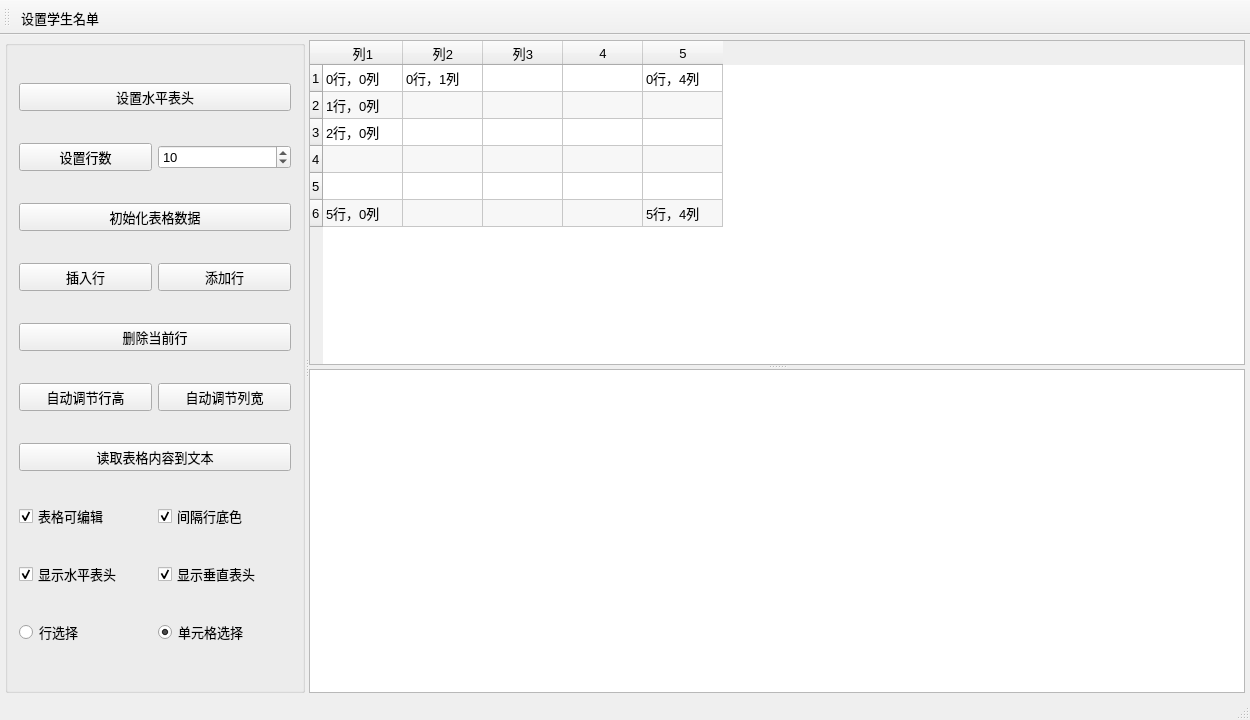
<?xml version="1.0" encoding="UTF-8"?>
<ui version="4.0">
 <class>MainWindow</class>
 <widget class="QMainWindow" name="MainWindow">
  <property name="geometry">
   <rect>
    <x>0</x>
    <y>0</y>
    <width>1250</width>
    <height>720</height>
   </rect>
  </property>
  <property name="font">
   <font>
    <pointsize>10</pointsize>
   </font>
  </property>
  <property name="windowTitle">
   <string>QTableWidget的使用</string>
  </property>
  <widget class="QWidget" name="centralWidget">
   <layout class="QVBoxLayout" name="verticalLayout">
    <property name="leftMargin">
     <number>5</number>
    </property>
    <property name="topMargin">
     <number>5</number>
    </property>
    <property name="rightMargin">
     <number>5</number>
    </property>
    <property name="bottomMargin">
     <number>5</number>
    </property>
    <item>
     <widget class="QSplitter" name="splitterMain">
      <property name="orientation">
       <enum>Qt::Orientation::Horizontal</enum>
      </property>
      <widget class="QGroupBox" name="groupBox">
       <property name="maximumSize">
        <size>
         <width>300</width>
         <height>16777215</height>
        </size>
       </property>
       <property name="title">
        <string/>
       </property>
       <layout class="QGridLayout" name="gridLayout">
        <item row="4" column="0" colspan="2">
         <widget class="QPushButton" name="btnDelCurRow">
          <property name="text">
           <string>删除当前行</string>
          </property>
         </widget>
        </item>
        <item row="3" column="0">
         <widget class="QPushButton" name="btnInsertRow">
          <property name="text">
           <string>插入行</string>
          </property>
         </widget>
        </item>
        <item row="3" column="1">
         <widget class="QPushButton" name="btnAppendRow">
          <property name="text">
           <string>添加行</string>
          </property>
         </widget>
        </item>
        <item row="8" column="0">
         <widget class="QCheckBox" name="chkBoxHeaderH">
          <property name="text">
           <string>显示水平表头</string>
          </property>
          <property name="checked">
           <bool>true</bool>
          </property>
         </widget>
        </item>
        <item row="7" column="0">
         <widget class="QCheckBox" name="chkBoxTabEditable">
          <property name="text">
           <string>表格可编辑</string>
          </property>
          <property name="checked">
           <bool>true</bool>
          </property>
         </widget>
        </item>
        <item row="6" column="0" colspan="2">
         <widget class="QPushButton" name="btnReadToEdit">
          <property name="minimumSize">
           <size>
            <width>0</width>
            <height>25</height>
           </size>
          </property>
          <property name="text">
           <string>读取表格内容到文本</string>
          </property>
         </widget>
        </item>
        <item row="7" column="1">
         <widget class="QCheckBox" name="chkBoxRowColor">
          <property name="text">
           <string>间隔行底色</string>
          </property>
          <property name="checked">
           <bool>true</bool>
          </property>
         </widget>
        </item>
        <item row="9" column="1">
         <widget class="QRadioButton" name="rBtnSelectItem">
          <property name="text">
           <string>单元格选择</string>
          </property>
          <property name="checked">
           <bool>true</bool>
          </property>
         </widget>
        </item>
        <item row="8" column="1">
         <widget class="QCheckBox" name="chkBoxHeaderV">
          <property name="text">
           <string>显示垂直表头</string>
          </property>
          <property name="checked">
           <bool>true</bool>
          </property>
         </widget>
        </item>
        <item row="9" column="0">
         <widget class="QRadioButton" name="rBtnSelectRow">
          <property name="text">
           <string>行选择</string>
          </property>
          <property name="checked">
           <bool>false</bool>
          </property>
         </widget>
        </item>
        <item row="2" column="0" colspan="2">
         <widget class="QPushButton" name="btnIniData">
          <property name="minimumSize">
           <size>
            <width>0</width>
            <height>25</height>
           </size>
          </property>
          <property name="text">
           <string>初始化表格数据</string>
          </property>
         </widget>
        </item>
        <item row="1" column="1">
         <widget class="QSpinBox" name="spinRowCount">
          <property name="minimum">
           <number>2</number>
          </property>
          <property name="value">
           <number>10</number>
          </property>
         </widget>
        </item>
        <item row="0" column="0" colspan="2">
         <widget class="QPushButton" name="btnSetHeader">
          <property name="minimumSize">
           <size>
            <width>0</width>
            <height>25</height>
           </size>
          </property>
          <property name="text">
           <string>设置水平表头</string>
          </property>
         </widget>
        </item>
        <item row="1" column="0">
         <widget class="QPushButton" name="btnSetRows">
          <property name="minimumSize">
           <size>
            <width>0</width>
            <height>25</height>
           </size>
          </property>
          <property name="text">
           <string>设置行数</string>
          </property>
         </widget>
        </item>
        <item row="5" column="0">
         <widget class="QPushButton" name="btnAutoHeght">
          <property name="text">
           <string>自动调节行高</string>
          </property>
         </widget>
        </item>
        <item row="5" column="1">
         <widget class="QPushButton" name="btnAutoWidth">
          <property name="text">
           <string>自动调节列宽</string>
          </property>
         </widget>
        </item>
       </layout>
      </widget>
      <widget class="QSplitter" name="splitter">
       <property name="frameShadow">
        <enum>QFrame::Shadow::Plain</enum>
       </property>
       <property name="lineWidth">
        <number>2</number>
       </property>
       <property name="orientation">
        <enum>Qt::Orientation::Vertical</enum>
       </property>
       <widget class="QTableWidget" name="tableInfo">
        <property name="alternatingRowColors">
         <bool>true</bool>
        </property>
        <property name="showGrid">
         <bool>true</bool>
        </property>
        <property name="gridStyle">
         <enum>Qt::PenStyle::SolidLine</enum>
        </property>
        <property name="rowCount">
         <number>6</number>
        </property>
        <property name="columnCount">
         <number>5</number>
        </property>
        <attribute name="horizontalHeaderVisible">
         <bool>true</bool>
        </attribute>
        <attribute name="horizontalHeaderDefaultSectionSize">
         <number>80</number>
        </attribute>
        <attribute name="verticalHeaderVisible">
         <bool>true</bool>
        </attribute>
        <attribute name="verticalHeaderDefaultSectionSize">
         <number>27</number>
        </attribute>
        <row/>
        <row/>
        <row/>
        <row/>
        <row/>
        <row/>
        <column>
         <property name="text">
          <string>列1</string>
         </property>
        </column>
        <column>
         <property name="text">
          <string>列2</string>
         </property>
        </column>
        <column>
         <property name="text">
          <string>列3</string>
         </property>
        </column>
        <column/>
        <column/>
        <item row="0" column="0">
         <property name="text">
          <string>0行，0列</string>
         </property>
        </item>
        <item row="0" column="1">
         <property name="text">
          <string>0行，1列</string>
         </property>
        </item>
        <item row="0" column="4">
         <property name="text">
          <string>0行，4列</string>
         </property>
        </item>
        <item row="1" column="0">
         <property name="text">
          <string>1行，0列</string>
         </property>
        </item>
        <item row="2" column="0">
         <property name="text">
          <string>2行，0列</string>
         </property>
        </item>
        <item row="5" column="0">
         <property name="text">
          <string>5行，0列</string>
         </property>
        </item>
        <item row="5" column="4">
         <property name="text">
          <string>5行，4列</string>
         </property>
        </item>
       </widget>
       <widget class="QPlainTextEdit" name="textEdit"/>
      </widget>
     </widget>
    </item>
   </layout>
  </widget>
  <widget class="QStatusBar" name="statusBar"/>
  <widget class="QToolBar" name="mainToolBar">
   <property name="windowTitle"><string>学生名单工具栏</string></property>
   <property name="toolButtonStyle"><enum>Qt::ToolButtonTextUnderIcon</enum></property>
   <attribute name="toolBarArea"><enum>TopToolBarArea</enum></attribute>
   <attribute name="toolBarBreak"><bool>false</bool></attribute>
   <addaction name="actSetStudents"/>
  </widget>
  <action name="actSetStudents">
   <property name="icon">
    <iconset resource="res.qrc"><normaloff>:/images/icons/boy.ico</normaloff>:/images/icons/boy.ico</iconset>
   </property>
   <property name="text"><string>设置学生名单</string></property>
   <property name="toolTip"><string>载入刘楷钦、刘泽、龙智森、罗宇丰、许沣睿</string></property>
  </action>
 </widget>
 <layoutdefault spacing="6" margin="11"/>
 <resources><include location="res.qrc"/></resources>
 <connections/>
</ui>
